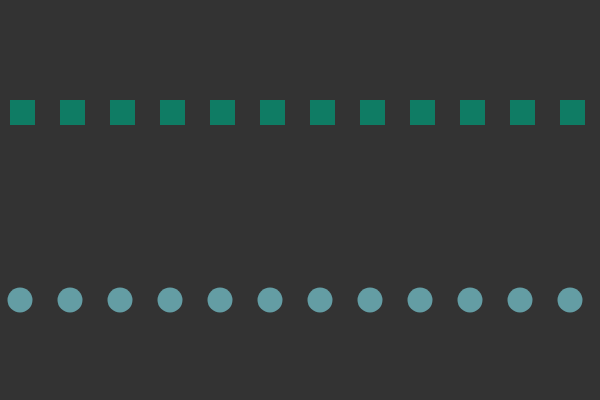
Frame 1 (no input)
Frame 60 (no input): identical to frame 1, image omitted
Frame 120 (the mouse pressed at the canvas centre since frame 60): identical to frame 1, image omitted

The p5.js sketch that drew this single still picture (run headless with seeded random() and noise() and a simulated clock; from frame 60 on, the mouse is pressed at the canvas centre):

// p5.js sketch
// ── sketch.js

function setup() {
	createCanvas(600,400)
	
}

function draw() {
	background(51);
	
	noStroke();
	
	fill(100,157,164);
	
	for(var i = 20; i < width; i = i + 50)
	{
		ellipse(i,300,25,25);
	}
	
	fill(15,124,100);
	
	for(var i = 10; i < width; i = i + 50)
	{
		rect(i,100,25,25);
	}
}
